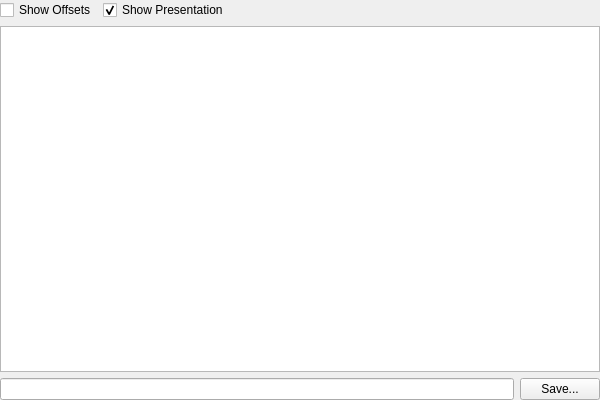
<?xml version="1.0" encoding="UTF-8"?>
<ui version="4.0">
 <class>XFWidget_Table</class>
 <widget class="QWidget" name="XFWidget_Table">
  <property name="geometry">
   <rect>
    <x>0</x>
    <y>0</y>
    <width>600</width>
    <height>400</height>
   </rect>
  </property>
  <property name="windowTitle">
   <string notr="true">Form</string>
  </property>
  <layout class="QVBoxLayout" name="verticalLayout">
   <property name="leftMargin">
    <number>0</number>
   </property>
   <property name="topMargin">
    <number>0</number>
   </property>
   <property name="rightMargin">
    <number>0</number>
   </property>
   <property name="bottomMargin">
    <number>0</number>
   </property>
   <item>
    <widget class="QWidget" name="toolBar" native="true">
     <layout class="QHBoxLayout" name="horizontalLayoutToolBar">
      <property name="leftMargin">
       <number>0</number>
      </property>
      <property name="topMargin">
       <number>0</number>
      </property>
      <property name="rightMargin">
       <number>0</number>
      </property>
      <property name="bottomMargin">
       <number>0</number>
      </property>
      <item>
       <widget class="QCheckBox" name="checkBoxShowOffsets">
        <property name="text">
         <string>Show Offsets</string>
        </property>
       </widget>
      </item>
      <item>
       <widget class="QCheckBox" name="checkBoxShowPresentation">
        <property name="text">
         <string>Show Presentation</string>
        </property>
        <property name="checked">
         <bool>true</bool>
        </property>
       </widget>
      </item>
      <item>
       <spacer name="horizontalSpacerToolBar">
        <property name="orientation">
         <enum>Qt::Horizontal</enum>
        </property>
        <property name="sizeHint" stdset="0">
         <size>
          <width>40</width>
          <height>20</height>
         </size>
        </property>
       </spacer>
      </item>
     </layout>
    </widget>
   </item>
   <item>
    <widget class="XFTableView" name="tableView"/>
   </item>
   <item>
    <layout class="QHBoxLayout" name="horizontalLayoutBottom">
     <property name="leftMargin">
      <number>0</number>
     </property>
     <property name="topMargin">
      <number>0</number>
     </property>
     <property name="rightMargin">
      <number>0</number>
     </property>
     <property name="bottomMargin">
      <number>0</number>
     </property>
     <item>
      <widget class="QLineEdit" name="lineEditTag">
       <property name="readOnly">
        <bool>true</bool>
       </property>
      </widget>
     </item>
     <item>
      <widget class="QPushButton" name="pushButtonSave">
       <property name="text">
        <string>Save...</string>
       </property>
      </widget>
     </item>
    </layout>
   </item>
  </layout>
 </widget>
 <customwidgets>
  <customwidget>
   <class>XFTableView</class>
   <extends>QTableView</extends>
   <header>xftableview.h</header>
  </customwidget>
 </customwidgets>
 <resources/>
 <connections/>
</ui>
